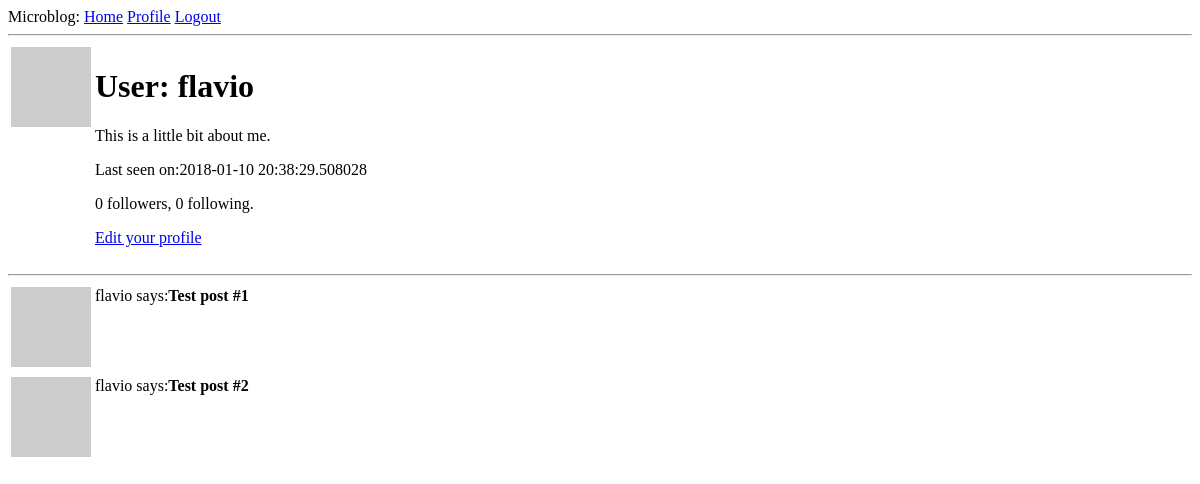
The app's page /user/flavio (signed in), older data.
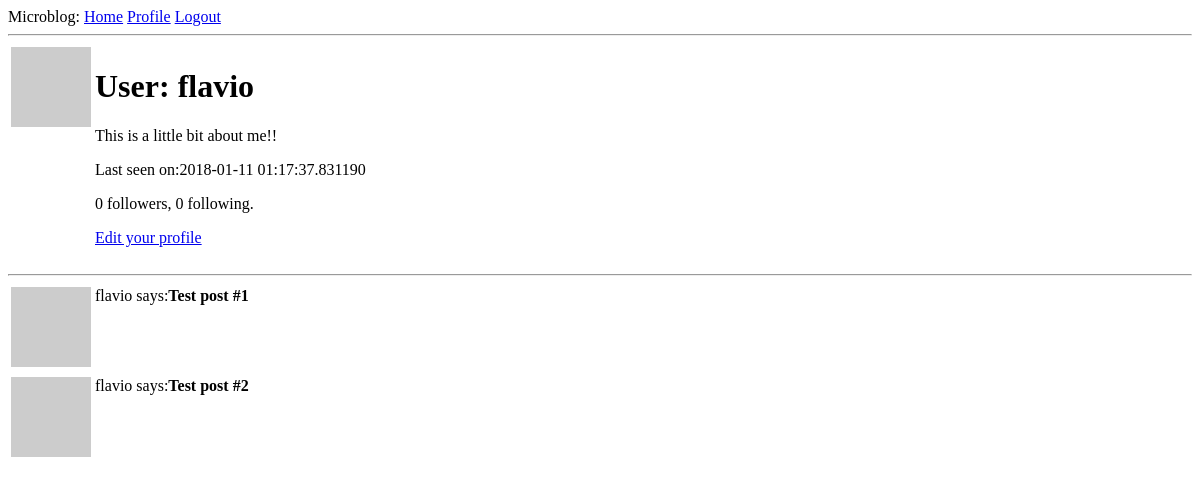
The same page, newer data.
### app/models.py (models this page shows, shortened)
class User(UserMixin, db.Model):
    id = db.Column(db.Integer, primary_key=True)
    username = db.Column(db.String(64), index=True, unique=True)
    email = db.Column(db.String(120), index=True, unique=True)
    password_hash = db.Column(db.String(128))
    posts = db.relationship('Post', backref='author', lazy='dynamic')
    about_me = db.Column(db.String(140))
    last_seen = db.Column(db.DateTime, default=datetime.utcnow)
    followed = db.relationship(
        'User',
        secondary=followers,
        primaryjoin=(followers.c.follower_id == id),
        secondaryjoin=(followers.c.followed_id == id),
        backref=db.backref('followers', lazy='dynamic'), lazy='dynamic'
    )
    def avatar(self, size):
        digest = md5(self.email.lower().encode('utf-8')).hexdigest()
        return 'http://www.gravatar.com/avatar/{}?d=identicon&s={}'.format(digest, size)
    def __repr__(self):
        return '<User {}>'.format(self.username)

### app/routes.py (the view)
@app.route('/user/<username>')
@login_required
def user(username):
    user = User.query.filter_by(username=username).first_or_404()
    posts = [
        {'author': user, 'body': 'Test post #1'},
        {'author': user, 'body': 'Test post #2'}
    ]
    return render_template('user.html', title=user, user=user, posts=posts)

### app/models.py (called while the page is built)
@login.user_loader
def load_user(id):
    return User.query.get(int(id))

### app/routes.py (called while the page is built)
@app.before_request
def before_request():
    if current_user.is_authenticated:
        current_user.last_seen = datetime.utcnow()
        db.session.commit()

### app/templates/user.html
{% extends "base.html" %}
{% block content %}
    <table>
        <tr valign="top">
            <td><img src="{{ current_user.avatar(128) }}"></td>
            <td>
                <h1>User: {{ user.username }}</h1>
                {% if user.about_me %}<p>{{ user.about_me }}</p>{% endif %}
                {% if user.last_seen %}<p>Last seen on:{{ user.last_seen }}</p>{% endif %}
                <p>{{ user.followers.count() }} followers, {{ user.followed.count() }} following.</p>
                {% if user == current_user %}
                    <p>
                        <a href="{{ url_for('edit_profile') }}">Edit your profile</a>
                    </p>
                {% elif not current_user.is_following(user) %}
                    <p>
                        <a href="{{ url_for('follow', username=user.username) }}">Follow</a>
                    </p>
                {% else %}
                    <p>
                        <a href="{{ url_for('unfollow', username=user.username) }}">Unfollow</a>
                    </p>
                {% endif %}
            </td>
        </tr>
    </table>
    <hr>
    {% for post in posts %}
        {% include "_post.html" %}
    {% endfor %}
{% endblock %}

### app/templates/base.html (shortened to what this page needs)
<!DOCTYPE html>
<html>
<head>
</head>
<body>
    <div>Microblog:
        <a href="{{ url_for('index') }}">Home</a>
        {% if current_user.is_anonymous %}
        <a href="{{ url_for('login') }}">Login</a>
        {% else %}
        <a href="{{ url_for('user', username=current_user.username) }}">Profile</a>
        <a href="{{ url_for('logout') }}">Logout</a>
        {% endif %}
    </div>
    <hr>
    {% block content %}{% endblock %}
</body>
</html>

### app/templates/_post.html
<table>
    <tr valign="top">
        <td><img src="{{ post.author.avatar(36) }}"></td>
        <td>{{ post.author.username }} says:<b>{{ post.body }}</b></td>
    </tr>
</table>

Row changes from the older to the newer data that the page shows:
changed User "flavio": about_me "This is a little bit about me." → "This is a little bit about me!!"; last_seen "2018-01-10 20:38:29.508028" → "2018-01-11 01:17:37.831190"
